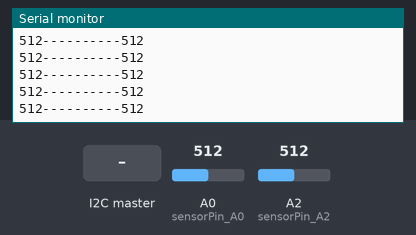
The sketch below on a simulated Arduino Uno, built with avr-gcc and run on an emulated ATmega328P. Parts: the last lines printed to the serial monitor. The test bench sets the inputs (shaded band); at power-on: A0 (sensorPin_A0) = 512, A2 (sensorPin_A2) = 512.

Above: at 1.2 s.
1.3 s: A0 (sensorPin_A0) set to 716
At 1.56 s:
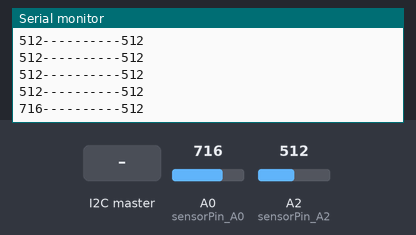
2.8 s: A2 (sensorPin_A2) set to 716
At 2.96 s:
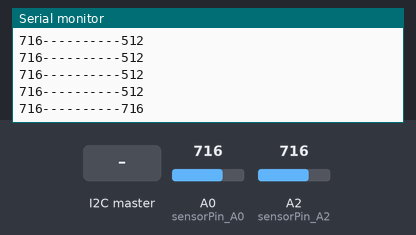
4.3 s: the I2C master sends the byte 1
At 4.41 s:
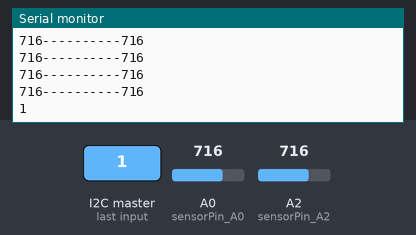
5.8 s: the I2C master sends the byte 0
7.3 s: A0 (sensorPin_A0) set to 900
At 7.38 s:
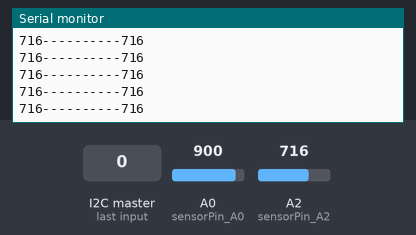
8.8 s: A2 (sensorPin_A2) set to 900
At 8.98 s:
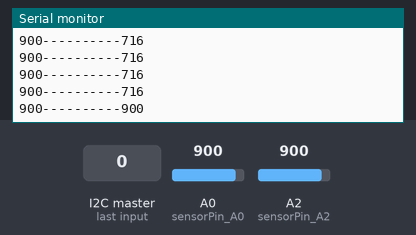
Timing chart, 0 to 11.3 s (numbered marks = the images above; inputs shaded):
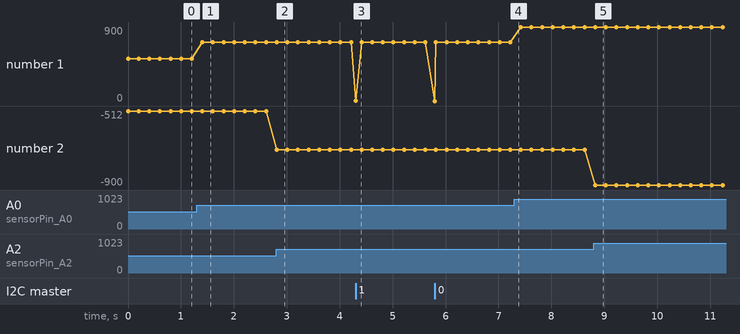

Measured:
- after the input at 1.3 s, the serial monitor: prints a new line after 0.11 s (image 1)
- after the input at 2.8 s, the serial monitor: prints a new line at once (image 2)
- after the input at 4.3 s, the serial monitor: prints a new line at once (image 3)
- after the input at 8.8 s, the serial monitor: prints a new line at once (image 5)
- plotted number 1: 512 → 716 after the input at 1.3 s, 716 → 900 after the input at 7.3 s
- plotted number 2: -512 → -716 after the input at 2.8 s, -716 → -900 after the input at 8.8 s

The sketch:

i2c_adc_risp.ino
```cpp
#include <Wire.h>
int sensorPin_A0 = A0;
int sensorPin_A2 = A2;
//--------------------------
int sensorValue_A0 = 0;
int sensorValue_A2 = 0;
//--------------------------
int count_A0 = 0;
int count_A2 =0;
//--------------------------
int front_A0 = 0;
int front_A2 = 0;
//--------------------------
char ch;
//--------------------------
void setup()
{
  Wire.begin(4);                // join i2c bus with address #4
  Wire.onReceive(receiveEvent); // register event
  Wire.onRequest(requestEvent); // register event
  Serial.begin(9600);           // start serial for output
  analogReference(EXTERNAL);
}


void loop()
{

 sensorValue_A0 = analogRead(sensorPin_A0);
 sensorValue_A2 = analogRead(sensorPin_A2);
 Serial.print(sensorValue_A0);
 Serial.print("----------");
 Serial.print(sensorValue_A2);
 Serial.println("");

  if (sensorValue_A0 > 150 )
  {
    front_A0 = 1;

   //Serial.println(sensorValue_A0);
   //Serial.print("=====");


  }
  if (sensorValue_A0 < 150 and front_A0 == 1 )
  {
   count_A0++;
   front_A0 = 0;
   // Serial.print(sensorValue_A0);
  //  Serial.print("=====");
  //  Serial.print(count_A0);
  //   Serial.println("");

  }

  //ch = Serial.read();
   delay(200);

}

// function that executes whenever data is received from master
// this function is registered as an event, see setup()
void receiveEvent(int howMany)
{
  while(1 < Wire.available()) // loop through all but the last
  {
    char c = Wire.read(); // receive byte as a character
    Serial.print(c);         // print the character
  }
  int x = Wire.read();    // receive byte as an integer
  Serial.println(x);         // print the integer
}

void requestEvent()
{
  //sensorValue = analogRead(sensorPin);
  //Wire.write(byte (count)); // respond with message of 6 bytes
    //Serial.print(ch);                   // as expected by master
}
```
